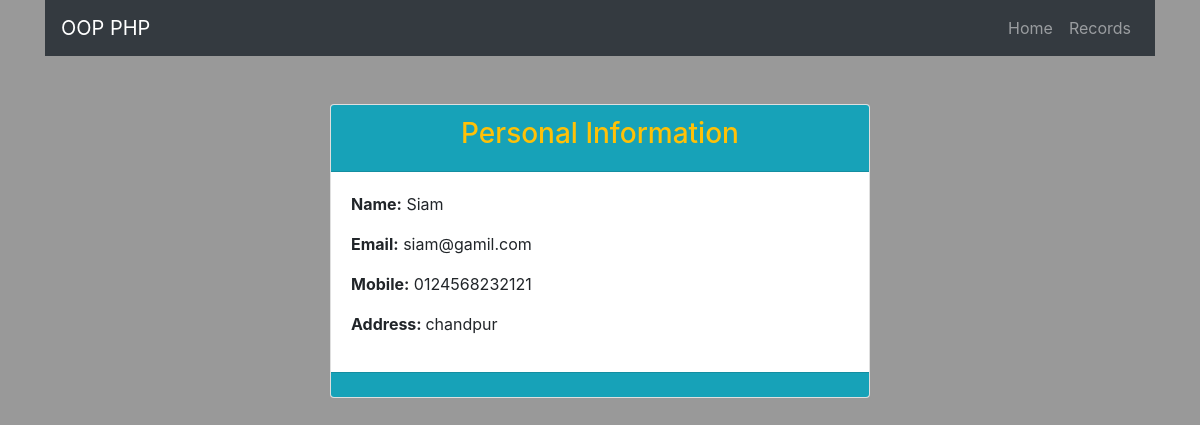
Screenshot of /view.php?id=2 with the database file from the repository.
### tables this page shows
CREATE TABLE `records` (
  `id` int(10) NOT NULL,
  `name` varchar(30) NOT NULL,
  `email` varchar(30) NOT NULL,
  `mobile` varchar(20) NOT NULL,
  `address` varchar(500) NOT NULL
);

### model.php (called while the page is built, shortened)
<?php
class Model{
    private  $server='Localhost';
    private $username = 'root';
    private $password;
    private $db = 'oop_crud';
    private $conn;
    function __construct()
    {
       try{
           $this->conn = new mysqli($this->server, $this->username, $this->password, $this->db);
       }catch (Exception $e){
           echo 'Connection Failed'.$e->getMessage();
       }
    }
    public function fetch_single($id){
        $data =null;
        $query = "SELECT *FROM records WHERE id='$id'";
        if($sql=$this->conn->query($query)){
            while ($row =mysqli_fetch_assoc($sql)){
                $data[]=$row;
            }
        }
        return $data;
    }
}

### view.php (the view, shortened to what this page needs)
<!doctype html>
<html lang="en">
<head>
    <link rel="stylesheet" href="https://cdn.jsdelivr.net/npm/bootstrap@4.5.3/dist/css/bootstrap.min.css">
    <link href="style.css" type="text/css" rel="stylesheet">
</head>
<body>
<div class="container">
    <?php
    include 'navbar.php';
    ?>
    <div class="row">
        <div class="col-sm-6 mx-auto">
                      <div class="card mt-5">
                          <div class="card-header bg-info text-warning text-center"><h3>Personal Information<h3></h3></div>
                          <div class="card-body">
                              <?php
                              $id =$_REQUEST['id'];
                              include 'model.php';
                              $model = new Model();
                              $datas = $model->fetch_single($id);
                              if(!empty($datas)){
                              foreach ($datas as $data) {
                              ?>
                              <p><b>Name:</b> <?php echo $data['name'] ?></p>
                              <p><b>Email:</b> <?php echo $data['email'] ?></p>
                              <p><b>Mobile:</b> <?php echo $data['mobile'] ?></p>
                              <p><b>Address: </b><?php echo $data['address'] ?></p>
                          </div>
                          <div class="card-footer bg-info"></div>
                      </div>
                      <?php
                  }
              }
            ?>
        </div>
    </div>
</div>
</body>
</html>

### style.css (style rules this page uses)
body { background-color: #999999; }

### rows the page displays
records: name "Siam", email "siam@gamil.com", mobile "0124568232121", address "chandpur"
